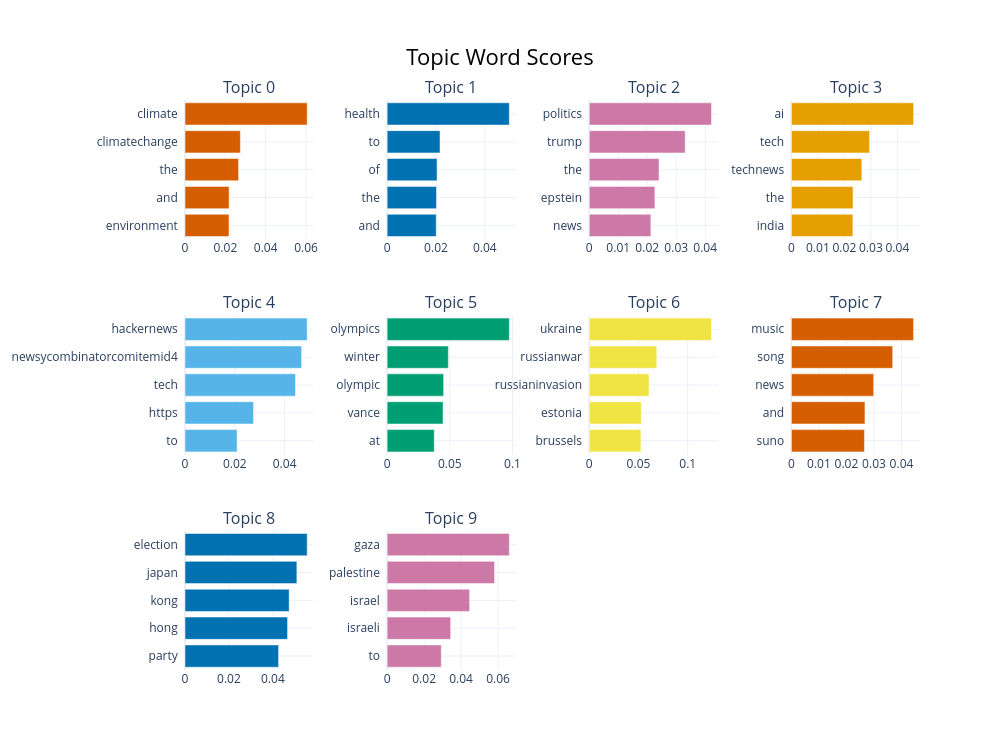

This figure's notebook cell:
### Code cell
# Visualising Topics
# Topic frequency bar chart
import kaleido

fig = topic_model.visualize_barchart(top_n_topics=10)
fig.write_html("figures/07_bertopic_barchart.html")
fig.show()

# Topic-sentiment cross-analysis
topic_sent = pd.crosstab(
    english_posts["bertopic_id"],
    english_posts["final_sentiment"],
    normalize="index"
) * 100

# Showing top 8 topics sentiment breakdown
top_topics = english_posts["bertopic_id"].value_counts().head(8).index.tolist()
if -1 in top_topics:
    top_topics.remove(-1)
    top_topics = top_topics[:8]

fig, ax = plt.subplots(figsize=(10, 6))
topic_sent.loc[top_topics][["positive", "neutral", "negative"]].plot(
    kind="barh", stacked=True, ax=ax,
    color=["#2ecc71", "#f1c40f", "#e74c3c"]
)
ax.set_xlabel("Percentage (%)")
ax.set_ylabel("Topic ID")
ax.set_title("Sentiment Distribution Across Top BERTopic Topics")
ax.legend(title="Sentiment")
plt.tight_layout()
plt.savefig("figures/08_topic_sentiment.png", dpi=150, bbox_inches="tight")
plt.show()

# Saving topic model
topic_model.save("models/bertopic_model")

### Figure 1 — Plotly figure (JSON) as saved in the notebook; plotly's stock layout.template omitted (floating-point values rounded to 4 significant figures)
{"data": [{"marker": {"color": "#D55E00"}, "orientation": "h", "type": "bar", "x": [0.02181, 0.02185, 0.02656, 0.02745, 0.06056], "xaxis": "x", "y": ["environment  ", "and  ", "the  ", "climatechange  ", "climate  "], "yaxis": "y"}, {"marker": {"color": "#0072B2"}, "orientation": "h", "type": "bar", "x": [0.02009, 0.02021, 0.02046, 0.02165, 0.05004], "xaxis": "x2", "y": ["and  ", "the  ", "of  ", "to  ", "health  "], "yaxis": "y2"}, {"marker": {"color": "#CC79A7"}, "orientation": "h", "type": "bar", "x": [0.02126, 0.02265, 0.02407, 0.03311, 0.04215], "xaxis": "x3", "y": ["news  ", "epstein  ", "the  ", "trump  ", "politics  "], "yaxis": "y3"}, {"marker": {"color": "#E69F00"}, "orientation": "h", "type": "bar", "x": [0.02321, 0.02327, 0.02658, 0.0295, 0.0461], "xaxis": "x4", "y": ["india  ", "the  ", "technews  ", "tech  ", "ai  "], "yaxis": "y4"}, {"marker": {"color": "#56B4E9"}, "orientation": "h", "type": "bar", "x": [0.02091, 0.02753, 0.04434, 0.04683, 0.04905], "xaxis": "x5", "y": ["to  ", "https  ", "tech  ", "newsycombinatorcomitemid4  ", "hackernews  "], "yaxis": "y5"}, {"marker": {"color": "#009E73"}, "orientation": "h", "type": "bar", "x": [0.0376, 0.0446, 0.04509, 0.04882, 0.09747], "xaxis": "x6", "y": ["at  ", "vance  ", "olympic  ", "winter  ", "olympics  "], "yaxis": "y6"}, {"marker": {"color": "#F0E442"}, "orientation": "h", "type": "bar", "x": [0.05244, 0.05282, 0.06065, 0.06857, 0.1241], "xaxis": "x7", "y": ["brussels  ", "estonia  ", "russianinvasion  ", "russianwar  ", "ukraine  "], "yaxis": "y7"}, {"marker": {"color": "#D55E00"}, "orientation": "h", "type": "bar", "x": [0.02655, 0.02673, 0.0299, 0.03681, 0.04439], "xaxis": "x8", "y": ["suno  ", "and  ", "news  ", "song  ", "music  "], "yaxis": "y8"}, {"marker": {"color": "#0072B2"}, "orientation": "h", "type": "bar", "x": [0.0426, 0.04667, 0.0474, 0.05091, 0.05561], "xaxis": "x9", "y": ["party  ", "hong  ", "kong  ", "japan  ", "election  "], "yaxis": "y9"}, {"marker": {"color": "#CC79A7"}, "orientation": "h", "type": "bar", "x": [0.02929, 0.03436, 0.04461, 0.0581, 0.06609], "xaxis": "x10", "y": ["to  ", "israeli  ", "israel  ", "palestine  ", "gaza  "], "yaxis": "y10"}], "layout": {"annotations": [{"font": {"size": 16}, "showarrow": false, "text": "Topic 0", "x": 0.0875, "xanchor": "center", "xref": "paper", "y": 1, "yanchor": "bottom", "yref": "paper"}, {"font": {"size": 16}, "showarrow": false, "text": "Topic 1", "x": 0.3625, "xanchor": "center", "xref": "paper", "y": 1, "yanchor": "bottom", "yref": "paper"}, {"font": {"size": 16}, "showarrow": false, "text": "Topic 2", "x": 0.6375, "xanchor": "center", "xref": "paper", "y": 1, "yanchor": "bottom", "yref": "paper"}, {"font": {"size": 16}, "showarrow": false, "text": "Topic 3", "x": 0.9125, "xanchor": "center", "xref": "paper", "y": 1, "yanchor": "bottom", "yref": "paper"}, {"font": {"size": 16}, "showarrow": false, "text": "Topic 4", "x": 0.0875, "xanchor": "center", "xref": "paper", "y": 0.6222, "yanchor": "bottom", "yref": "paper"}, {"font": {"size": 16}, "showarrow": false, "text": "Topic 5", "x": 0.3625, "xanchor": "center", "xref": "paper", "y": 0.6222, "yanchor": "bottom", "yref": "paper"}, {"font": {"size": 16}, "showarrow": false, "text": "Topic 6", "x": 0.6375, "xanchor": "center", "xref": "paper", "y": 0.6222, "yanchor": "bottom", "yref": "paper"}, {"font": {"size": 16}, "showarrow": false, "text": "Topic 7", "x": 0.9125, "xanchor": "center", "xref": "paper", "y": 0.6222, "yanchor": "bottom", "yref": "paper"}, {"font": {"size": 16}, "showarrow": false, "text": "Topic 8", "x": 0.0875, "xanchor": "center", "xref": "paper", "y": 0.2444, "yanchor": "bottom", "yref": "paper"}, {"font": {"size": 16}, "showarrow": false, "text": "Topic 9", "x": 0.3625, "xanchor": "center", "xref": "paper", "y": 0.2444, "yanchor": "bottom", "yref": "paper"}], "height": 750, "hoverlabel": {"bgcolor": "white", "font": {"family": "Rockwell", "size": 16}}, "showlegend": false, "title": {"font": {"color": "Black", "size": 22}, "text": "Topic Word Scores", "x": 0.5, "xanchor": "center", "yanchor": "top"}, "width": 1000, "xaxis": {"anchor": "y", "domain": [0, 0.175], "showgrid": true}, "xaxis10": {"anchor": "y10", "domain": [0.275, 0.45], "showgrid": true}, "xaxis11": {"anchor": "y11", "domain": [0.55, 0.725], "showgrid": true}, "xaxis12": {"anchor": "y12", "domain": [0.825, 1], "showgrid": true}, "xaxis2": {"anchor": "y2", "domain": [0.275, 0.45], "showgrid": true}, "xaxis3": {"anchor": "y3", "domain": [0.55, 0.725], "showgrid": true}, "xaxis4": {"anchor": "y4", "domain": [0.825, 1], "showgrid": true}, "xaxis5": {"anchor": "y5", "domain": [0, 0.175], "showgrid": true}, "xaxis6": {"anchor": "y6", "domain": [0.275, 0.45], "showgrid": true}, "xaxis7": {"anchor": "y7", "domain": [0.55, 0.725], "showgrid": true}, "xaxis8": {"anchor": "y8", "domain": [0.825, 1], "showgrid": true}, "xaxis9": {"anchor": "y9", "domain": [0, 0.175], "showgrid": true}, "yaxis": {"anchor": "x", "domain": [0.7556, 1], "showgrid": true}, "yaxis10": {"anchor": "x10", "domain": [0, 0.2444], "showgrid": true}, "yaxis11": {"anchor": "x11", "domain": [0, 0.2444], "showgrid": true}, "yaxis12": {"anchor": "x12", "domain": [0, 0.2444], "showgrid": true}, "yaxis2": {"anchor": "x2", "domain": [0.7556, 1], "showgrid": true}, "yaxis3": {"anchor": "x3", "domain": [0.7556, 1], "showgrid": true}, "yaxis4": {"anchor": "x4", "domain": [0.7556, 1], "showgrid": true}, "yaxis5": {"anchor": "x5", "domain": [0.3778, 0.6222], "showgrid": true}, "yaxis6": {"anchor": "x6", "domain": [0.3778, 0.6222], "showgrid": true}, "yaxis7": {"anchor": "x7", "domain": [0.3778, 0.6222], "showgrid": true}, "yaxis8": {"anchor": "x8", "domain": [0.3778, 0.6222], "showgrid": true}, "yaxis9": {"anchor": "x9", "domain": [0, 0.2444], "showgrid": true}}}
